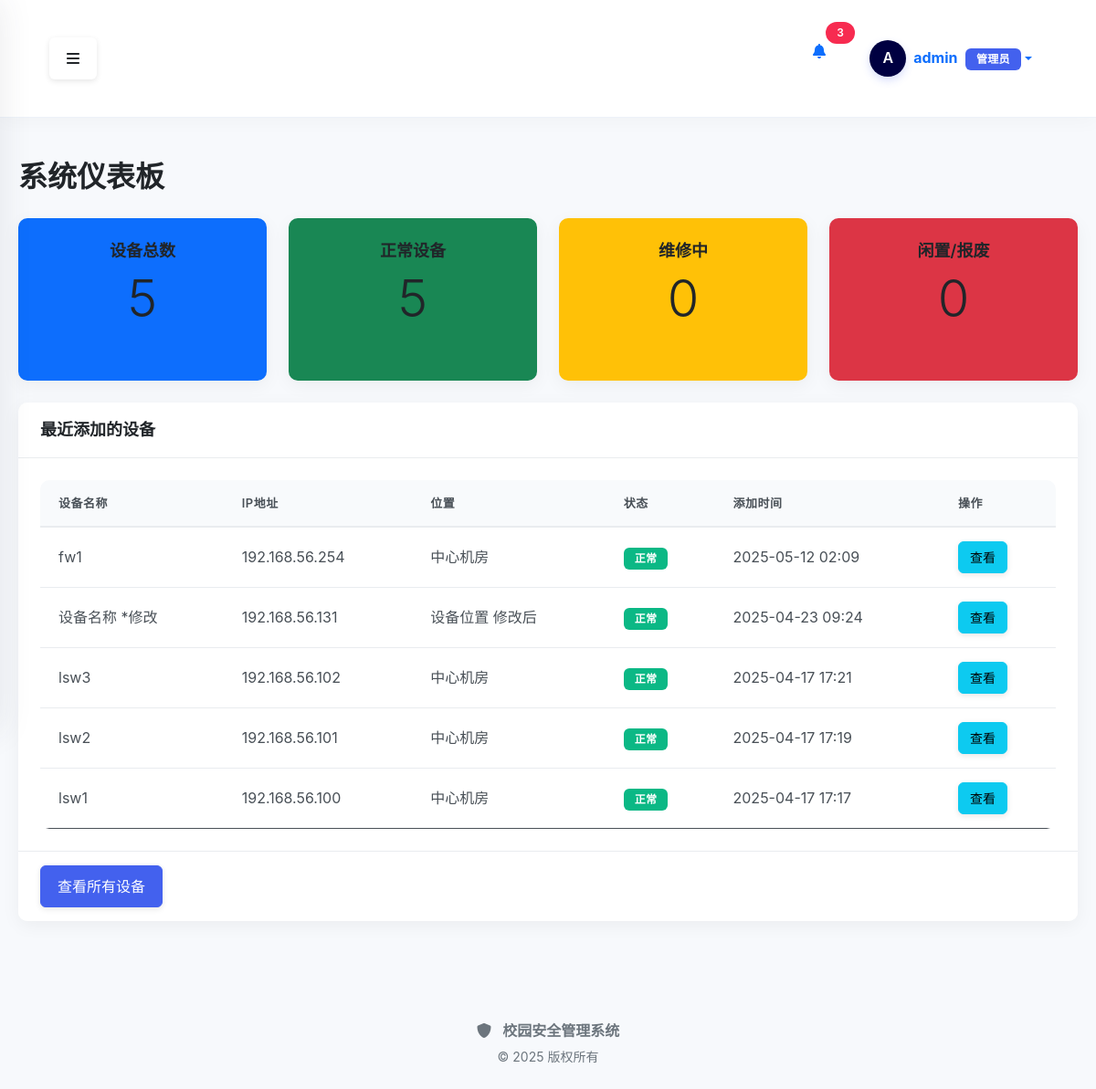
The app's page /dashboard (signed in) with its own data.
### src/core/models.py (models this page shows, shortened)
class User(UserMixin, db.Model):
    __tablename__ = 'users'
    id = db.Column(db.Integer, primary_key=True)
    username = db.Column(db.String(64), unique=True, index=True, nullable=False)
    email = db.Column(db.String(120), unique=True, index=True, nullable=False)
    password_hash = db.Column(db.String(128), nullable=False)
    role_id = db.Column(db.Integer, db.ForeignKey('roles.id'))
    is_active = db.Column(db.Boolean, default=True)
    created_at = db.Column(db.DateTime, default=datetime.utcnow)
    updated_at = db.Column(db.DateTime, default=datetime.utcnow, onupdate=datetime.utcnow)
    role = db.relationship('Role', backref='users')
    @property
    def password(self):
        """密码不可读取"""
        raise AttributeError('密码不可读取')

### src/models/device.py (models this page shows, shortened)
class Device(BaseModel):
    __tablename__ = 'devices'
    __table_args__ = {'extend_existing': True}  # 确保可以扩展现有表
    id = db.Column(db.Integer, primary_key=True)
    name = db.Column(db.String(100), nullable=False)
    ip_address = db.Column(db.String(20), nullable=False)
    type_id = db.Column(db.Integer, db.ForeignKey('device_types.id'))
    location = db.Column(db.String(100))
    status = db.Column(db.String(20), default='正常')
    serial_number = db.Column(db.String(50), nullable=True)
    firmware_version = db.Column(db.String(50), nullable=True)
    device_code = db.Column(db.String(50), nullable=True, unique=True)
    mac_address = db.Column(db.String(20), nullable=True)
    manufacturer = db.Column(db.String(100), nullable=True)
    model = db.Column(db.String(100), nullable=True)
    purchase_date = db.Column(db.Date, nullable=True)
    warranty_period = db.Column(db.Integer, nullable=True)  # 保修期（月）
    notes = db.Column(db.Text, nullable=True)
    username = db.Column(db.String(50), default='admin', nullable=True)
    password = db.Column(db.String(100), default='admin123', nullable=True)
    port = db.Column(db.Integer, default=22, nullable=True)
    connection_protocol = db.Column(db.String(20), default='ssh', nullable=True)  # ssh, telnet, snmp

### src/app.py (the view)
    @app.route('/dashboard')
    def dashboard():
        if not current_user.is_authenticated:
            return redirect(url_for('auth.login'))
        try:
            from src.models.device import Device
            device_count = Device.query.count()
            normal_count = Device.query.filter_by(status='正常').count()
            maintenance_count = Device.query.filter_by(status='维修中').count()
            inactive_count = Device.query.filter_by(status='闲置').count()
            retired_count = Device.query.filter_by(status='报废').count()
            recent_devices = Device.query.order_by(Device.id.desc()).limit(5).all()
            return render_template(
                'dashboard.html',
                title="系统仪表板",
                device_count=device_count,
                normal_count=normal_count,
                maintenance_count=maintenance_count,
                inactive_count=inactive_count,
                retired_count=retired_count,
                recent_devices=recent_devices
            )
        except Exception as e:
            logger.error(f"仪表板加载错误: {str(e)}")
            import traceback
            logger.error(traceback.format_exc())
            return render_template('errors/500.html'), 500

### src/modules/policy/__init__.py (called while the page is built)
def init_app(app):
    app.register_blueprint(policy_bp)
    app.register_blueprint(policy_template_bp)
    app.register_blueprint(policy_deploy_bp)
    app.register_blueprint(policy_view_bp)
    global _template_directory_ensured
    if not _template_directory_ensured:
        from src.modules.policy.templates import ensure_template_directory
        ensure_template_directory()
        _template_directory_ensured = True
        app.logger.info("策略模板目录检查完成")
    @app.before_request
    def ensure_scheduler_running():
        from flask import g
        if not hasattr(g, 'scheduler_started'):
            with app.app_context():
                scheduler = get_scheduler()
                if scheduler.enabled and not scheduler.running:
                    scheduler.start()
            g.scheduler_started = True

### src/modules/policy/services/policy_sync_scheduler.py (called while the page is built)
def get_scheduler() -> PolicySyncScheduler:
    global _scheduler_instance
    if _scheduler_instance is None:
        _scheduler_instance = PolicySyncScheduler()
    return _scheduler_instance

### src/templates/dashboard.html (shortened to what this page needs)
{% extends 'base.html' %}
{% block content %}
<div class="container my-4">
    <h1 class="mb-4">系统仪表板</h1>
    <div class="row mb-4">
        <div class="col-md-3">
            <div class="card h-100 bg-primary text-white">
                <div class="card-body text-center">
                    <h5 class="card-title">设备总数</h5>
                    <h1 class="display-4">{{ device_count }}</h1>
                </div>
            </div>
        </div>
        <div class="col-md-3">
            <div class="card h-100 bg-success text-white">
                <div class="card-body text-center">
                    <h5 class="card-title">正常设备</h5>
                    <h1 class="display-4">{{ normal_count }}</h1>
                </div>
            </div>
        </div>
        <div class="col-md-3">
            <div class="card h-100 bg-warning text-dark">
                <div class="card-body text-center">
                    <h5 class="card-title">维修中</h5>
                    <h1 class="display-4">{{ maintenance_count }}</h1>
                </div>
            </div>
        </div>
        <div class="col-md-3">
            <div class="card h-100 bg-danger text-white">
                <div class="card-body text-center">
                    <h5 class="card-title">闲置/报废</h5>
                    <h1 class="display-4">{{ inactive_count + retired_count }}</h1>
                </div>
            </div>
        </div>
    </div>
    <div class="row">
        <div class="col-12">
            <div class="card">
                <div class="card-header">
                    <h5 class="mb-0">最近添加的设备</h5>
                </div>
                <div class="card-body">
                    <div class="table-responsive">
                        <table class="table table-hover">
                            <thead>
                                <tr>
                                    <th>设备名称</th>
                                    <th>IP地址</th>
                                    <th>位置</th>
                                    <th>状态</th>
                                    <th>添加时间</th>
                                    <th>操作</th>
                                </tr>
                            </thead>
                            <tbody>
                                {% for device in recent_devices %}
                                <tr>
                                    <td>{{ device.name }}</td>
                                    <td>{{ device.ip_address }}</td>
                                    <td>{{ device.location }}</td>
                                    <td>
                                        {% if device.status == '正常' %}
                                        <span class="badge bg-success">{{ device.status }}</span>
                                        {% elif device.status == '维修中' %}
                                        <span class="badge bg-warning">{{ device.status }}</span>
                                        {% else %}
                                        <span class="badge bg-danger">{{ device.status }}</span>
                                        {% endif %}
                                    </td>
                                    <td>{{ device.created_at.strftime('%Y-%m-%d %H:%M') if device.created_at else '未知' }}</td>
                                    <td>
                                        <a href="{{ url_for('device.view', device_id=device.id) }}" class="btn btn-sm btn-info">查看</a>
                                    </td>
                                </tr>
                                {% else %}
                                <tr>
                                    <td colspan="6" class="text-center">暂无设备数据</td>
                                </tr>
                                {% endfor %}
                            </tbody>
                        </table>
                    </div>
                </div>
                <div class="card-footer">
                    <a href="{{ url_for('device.index') }}" class="btn btn-primary">查看所有设备</a>
                </div>
            </div>
        </div>
    </div>
</div>
{% endblock %}

### src/templates/base.html (shortened to what this page needs)
<!DOCTYPE html>
<html lang="zh-CN">
<head>
    <link href="https://cdn.jsdelivr.net/npm/bootstrap@5.1.3/dist/css/bootstrap.min.css" rel="stylesheet">
    <link rel="stylesheet" href="https://cdnjs.cloudflare.com/ajax/libs/font-awesome/6.0.0/css/all.min.css">
    <link rel="stylesheet" href="{{ url_for('static', filename='css/style.css') }}?v={{ range(1, 10000) | random }}">
</head>
<body>
    <div class="d-flex" id="wrapper">
        <div id="page-content-wrapper">
            <nav class="navbar navbar-expand-lg navbar-light top-navbar">
                <div class="container-fluid">
                    <button class="btn" id="menu-toggle" aria-label="切换侧边栏">
                        <i class="fas fa-bars"></i>
                    </button>
                    <div class="d-flex ms-auto">
                        {% if current_user.is_authenticated %}
                        <div class="nav-item dropdown me-3">
                            <a class="nav-link position-relative" href="#" id="notificationsDropdown" role="button" data-bs-toggle="dropdown" aria-expanded="false">
                                <i class="fas fa-bell"></i>
                                <span class="position-absolute top-0 start-100 translate-middle badge rounded-pill bg-danger">
                                    3
                                </span>
                            </a>
                        </div>
                        <div class="nav-item dropdown user-dropdown">
                            <a class="nav-link dropdown-toggle d-flex align-items-center" href="#" id="navbarDropdown" role="button" data-bs-toggle="dropdown" aria-expanded="false">
                                <div class="user-avatar-container me-2">
                                    <div class="user-avatar-circle">
                                        <span class="avatar-text">{{ current_user.username[0]|upper }}</span>
                                    </div>
                                </div>
                                <div class="user-info d-none d-md-block">
                                    <span class="fw-bold">{{ current_user.username }}</span>
                                    <span class="badge bg-primary ms-1">{{ current_user.role or ('管理员' if current_user.is_admin else '用户') }}</span>
                                </div>
                            </a>
                        </div>
                        {% else %}
                        <div class="nav-item">
                            <a class="btn btn-primary btn-sm" href="{{ url_for('auth.login') }}">
                                <i class="fas fa-sign-in-alt me-1"></i>登录
                            </a>
                        </div>
                        {% endif %}
                    </div>
                </div>
            </nav>
            <div class="content-container">
                {% block content %}{% endblock %}
            </div>
            <footer class="footer mt-auto py-3">
                <div class="container-fluid text-center text-muted">
                    <div class="footer-brand mb-1">
                        <i class="fas fa-shield-alt me-2"></i>
                        <span class="fw-bold">校园安全管理系统</span>
                    </div>
                    <p class="small mb-0">© 2025 版权所有</p>
                </div>
            </footer>
        </div>
    </div>
</body>
</html>

### records on screen
User: username "A", username "admin", role+is_admin "管理员"
Device: name "fw1", ip_address "192.168.56.254", location "中心机房", status "正常", created_at "2025-05-12 02:09"
Device: name "设备名称 *修改", ip_address "192.168.56.131", location "设备位置 修改后", status "正常", created_at "2025-04-23 09:24"
Device: name "lsw3", ip_address "192.168.56.102", location "中心机房", status "正常", created_at "2025-04-17 17:21"
Device: name "lsw2", ip_address "192.168.56.101", location "中心机房", status "正常", created_at "2025-04-17 17:19"
Device: name "lsw1", ip_address "192.168.56.100", location "中心机房", status "正常", created_at "2025-04-17 17:17"

### other values on screen
{{ device_count }} "5"
{{ normal_count }} "5"
{{ maintenance_count }} "0"
{{ inactive_count + retired_count }} "0"
